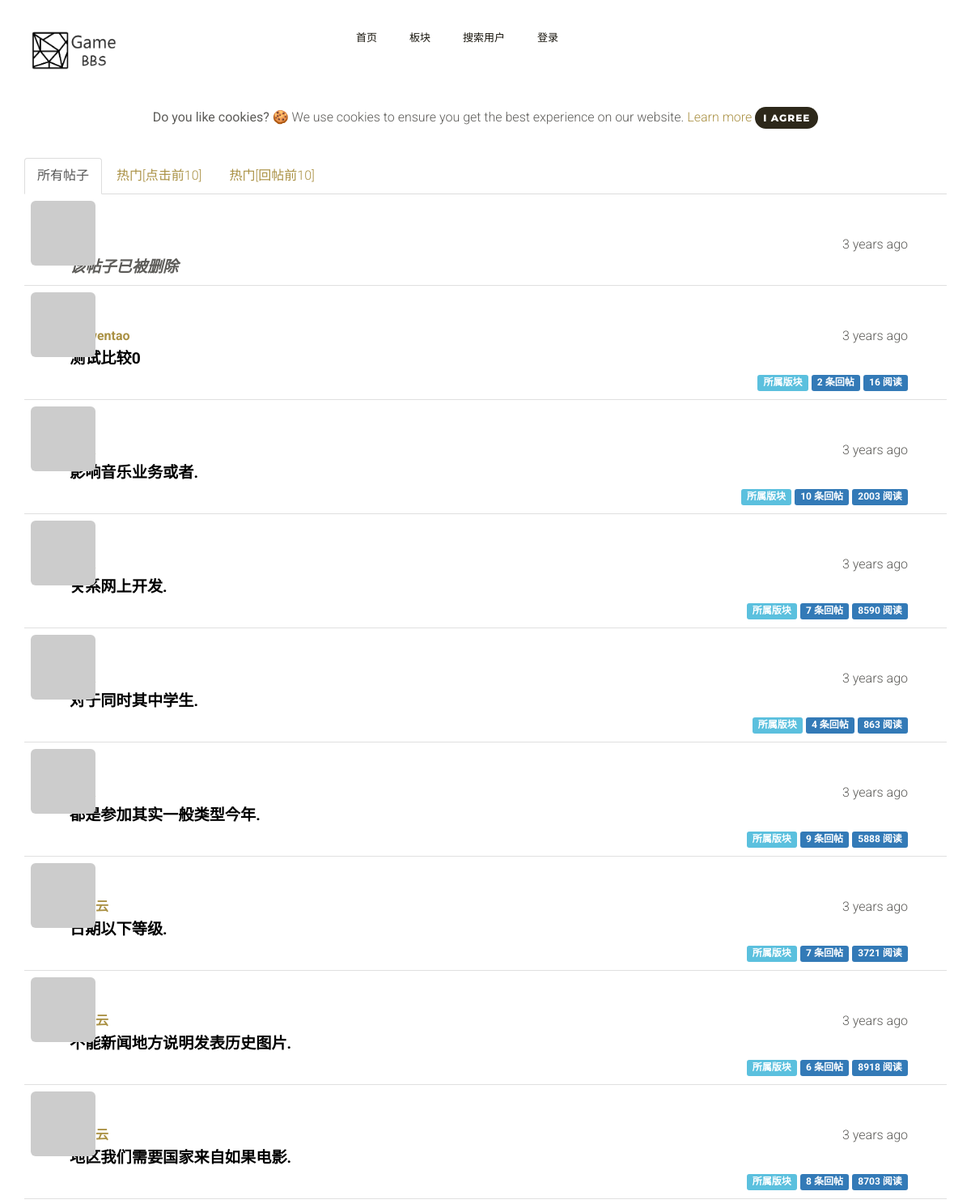
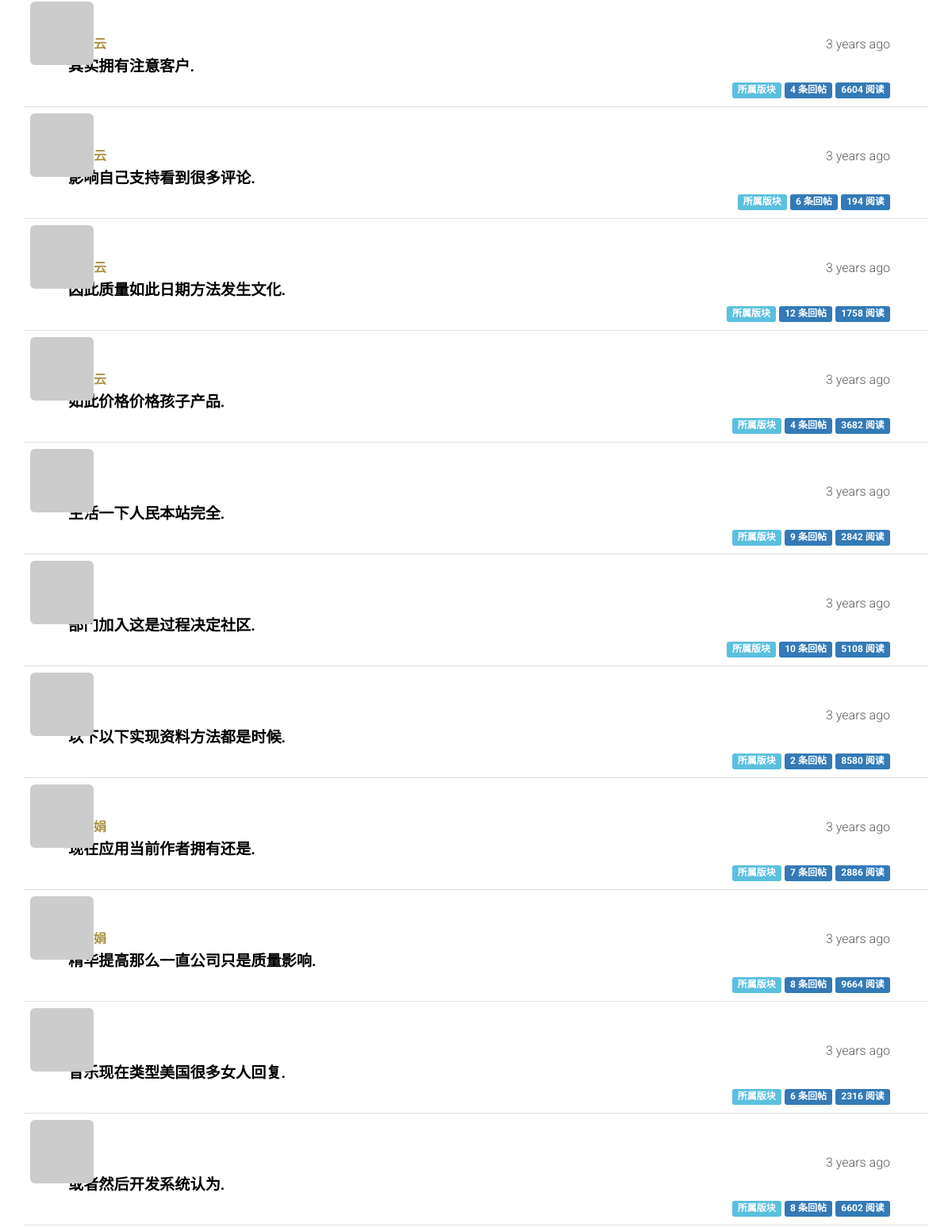
Before: / (upper part) with the older database file (2 pictures, top to bottom).
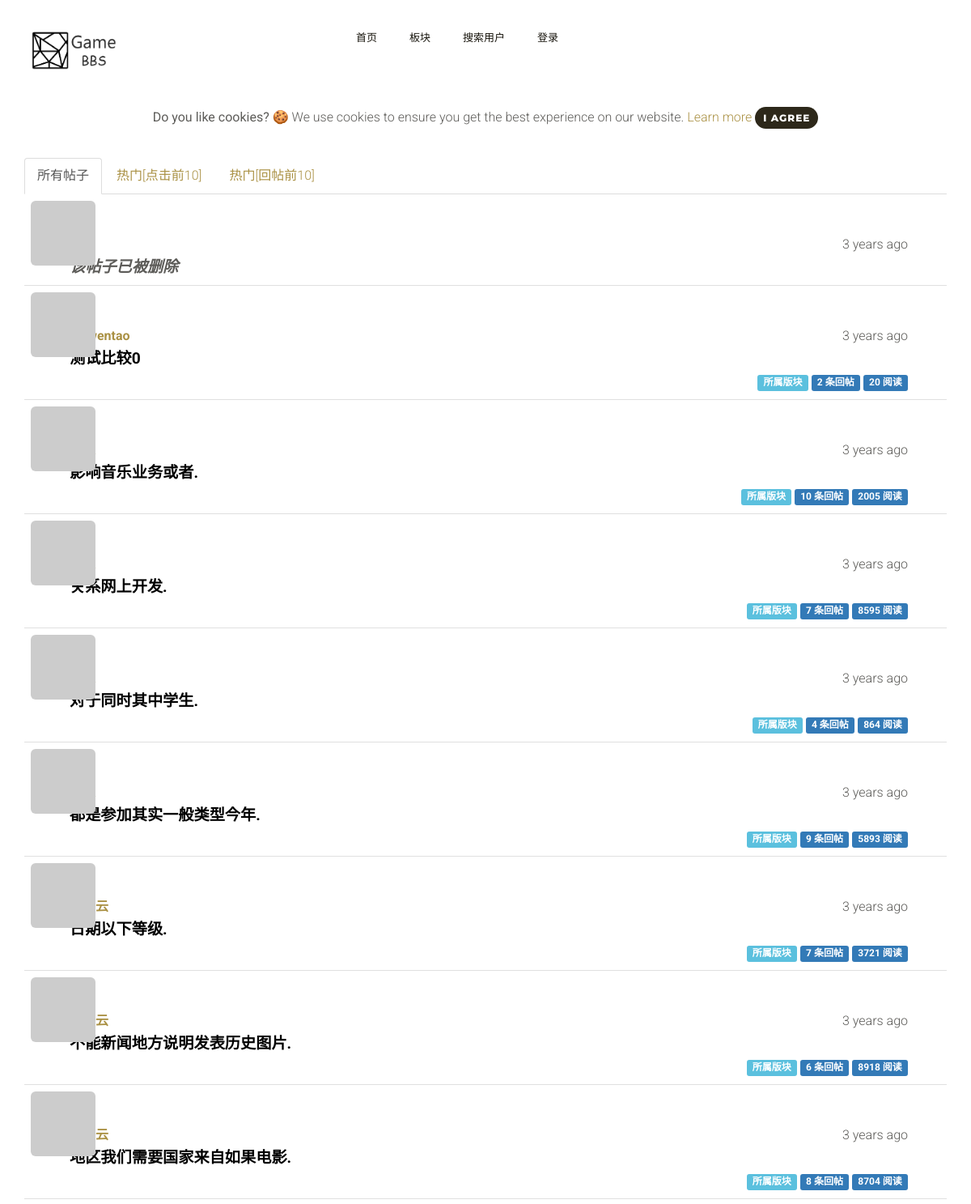
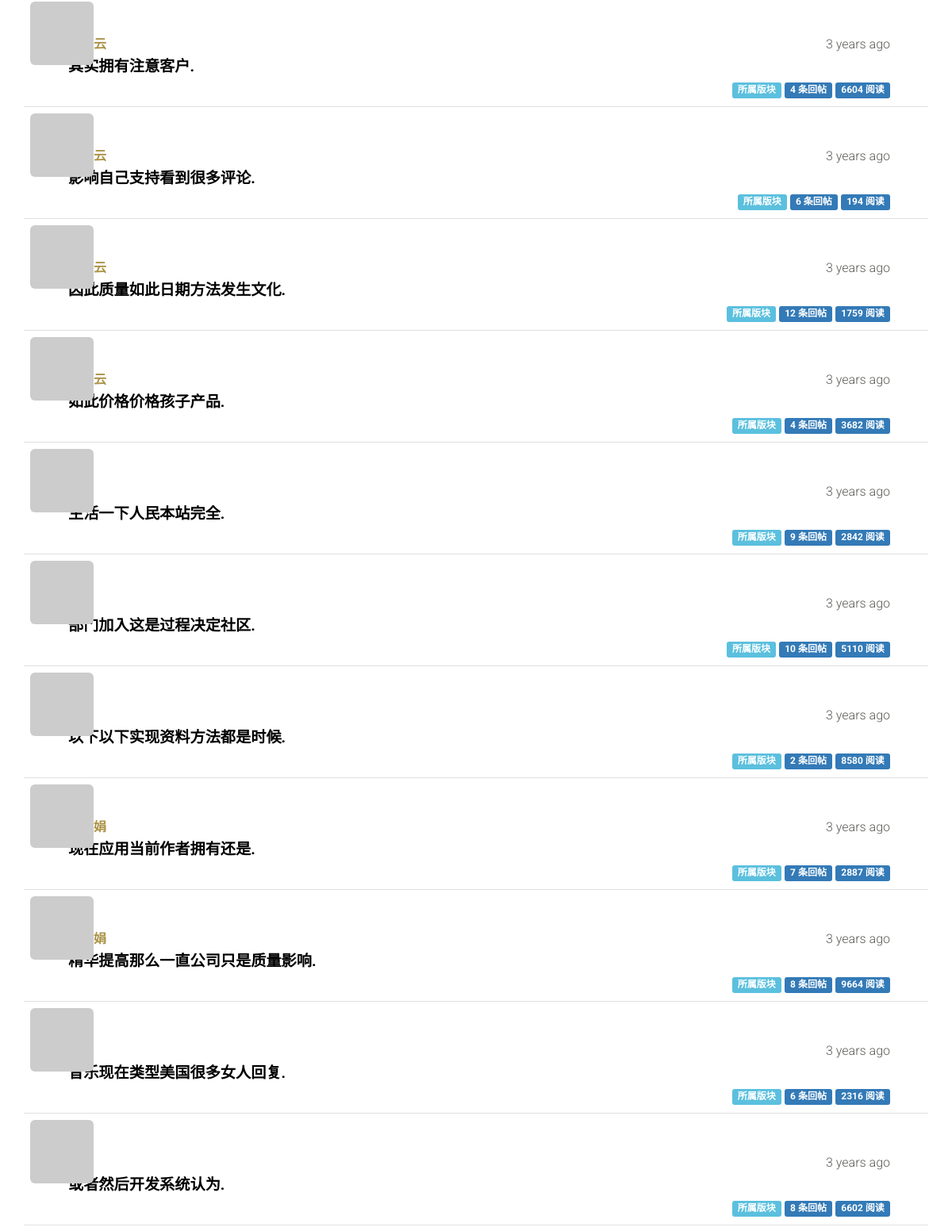
After: the same page with the newer database file (2 pictures, top to bottom).
### app/models.py (models this page shows, shortened)
class Post(db.Model):
    __tablename__ = 'posts'
    id = db.Column(db.Integer, primary_key=True)
    author_id = db.Column(db.Integer, db.ForeignKey('users.id'))
    board_id = db.Column(db.Integer, db.ForeignKey('boards.id'))
    timestamp = db.Column(db.DateTime, index=True, default=datetime.datetime.utcnow)
    title = db.Column(db.String(64))
    comments = db.relationship('Comment', backref='post', lazy='dynamic')
    comment_count = db.Column(db.Integer, index=True, default=0)
    view_count = db.Column(db.Integer, default=0)
    disabled = db.Column(db.Boolean, default=False)
    recent_time = db.Column(db.DateTime)    # 最后回复的时间
    duration = db.Column(db.Integer, index=True)  # 帖子持续时间：最后回复时间-发帖时间

class User(UserMixin, db.Model):
    __tablename__ = 'users'
    id = db.Column(db.Integer, primary_key=True)
    email = db.Column(db.String(64), unique=True, index=True)
    username = db.Column(db.String(64), unique=True, index=True)
    nickname = db.Column(db.String(64))
    about_me = db.Column(db.Text())
    location = db.Column(db.String(64))
    is_male = db.Column(db.Boolean)
    birthday = db.Column(db.Date(), default=datetime.date(2000, 10, 10))
    member_since = db.Column(db.DateTime(), default=datetime.datetime.utcnow)
    last_seen = db.Column(db.DateTime(), default=datetime.datetime.utcnow)
    avatar_hash = db.Column(db.String(32))
    password_hash = db.Column(db.String(128))
    confirmed = db.Column(db.Boolean, default=False)
    role_id = db.Column(db.Integer, db.ForeignKey('roles.id'))
    disabled = db.Column(db.Boolean, default=False) # 删除用户
    board = None    # 辅助变量：在计算用户在某版块下的回复量前，初始化该变量
    posts = db.relationship('Post', backref='author', lazy='dynamic')
    comments = db.relationship('Comment', backref='author', lazy='dynamic')
    moderated_boards = db.relationship('Board',
                             secondary = moderators,
                             backref=db.backref('moderators', lazy='dynamic'),
                             lazy='dynamic')
    liked_comments = db.relationship('Comment',
                                      secondary = comments_likes,
                                      backref=db.backref('likers', lazy='dynamic'),
                                      lazy='dynamic')
    collected_boards = db.relationship('Board',
                                     secondary = boards_collections,
                                     backref = db.backref('collectors', lazy='dynamic'),
                                     lazy='dynamic')
    collected_posts = db.relationship('Post',
                                      secondary = posts_collections,
                                      backref = db.backref('collectors', lazy='dynamic'),
                                      lazy='dynamic',
                                      )
    followed = db.relationship('Follow',
                               foreign_keys=[Follow.follower_id],
                               backref=db.backref('follower', lazy='joined'),
                               lazy='dynamic',
                               cascade='all, delete-orphan')
    followers = db.relationship('Follow',
                                foreign_keys=[Follow.followed_id],
                                backref=db.backref('followed', lazy='joined'),
                                lazy='dynamic',
                                cascade='all, delete-orphan')
    @property
    def password(self):
        raise AttributeError('password is not a readable attribute')
    def gravatar(self, size=100, default='identicon', rating='g'):
        url = 'https://secure.gravatar.com/avatar'
        hash = self.avatar_hash or self.gravatar_hash()
        return '{url}/{hash}?s={size}&d={default}&r={rating}'.format(
            url=url, hash=hash, size=size, default=default, rating=rating
        )

### app/main/views.py (the view)
@main.route('/', methods=['GET', 'POST'])
def index():
    form = PostForm()
    if current_user.can(Permission.WRITE) and form.validate_on_submit():
        post = Post(body = form.body.data,
                    author=current_user._get_current_object())
        db.session.add(post)
        db.session.commit()
        return redirect(url_for('.index'))
    page = request.args.get('page', 1, type=int)
    show_followed = False
    show_all=bool(request.cookies.get('show_all', ''))
    most_viewed=bool(request.cookies.get('most_viewed', ''))
    most_comment=bool(request.cookies.get('most_comment', ''))
    if current_user.is_authenticated:
        show_followed = bool(request.cookies.get('show_followed', ''))
    if show_followed:
        pagination = current_user.followed_posts.order_by(Post.timestamp.desc()).paginate(
            page, per_page=current_app.config['BBS_POSTS_PER_PAGE'],
            error_out=False
        )
    elif most_viewed:
        pagination = Post.query.order_by(Post.view_count.desc()).limit(10).from_self().paginate(
            page, per_page=current_app.config['BBS_POSTS_PER_PAGE'],
            error_out=False
        )
    elif most_comment:
        q = Post.query.order_by(Post.comment_count.desc())
        pagination = q.limit(10).from_self().paginate(
            page, per_page=current_app.config['BBS_POSTS_PER_PAGE'],
            error_out=False
        )
    else:
        show_all = True
        pagination = Post.query.order_by(Post.timestamp.desc()).paginate(
            page, per_page=current_app.config['BBS_POSTS_PER_PAGE'],
            error_out=False
        )
    posts = pagination.items
    print(show_all,show_followed,most_viewed,most_comment)
    return render_template('index.html', form=form, posts=posts,
                           pagination=pagination, show_all=show_all, show_followed=show_followed,
                           most_viewed=most_viewed, most_comment=most_comment)

### app/auth/views.py (called while the page is built)
@auth.before_app_request
def before_request():
    if current_user.is_authenticated:
        current_user.ping()
        if not current_user.confirmed \
                and request.endpoint\
                and request.endpoint[:5] != 'auth.'\
                and request.endpoint != 'static':
            return redirect(url_for('auth.unconfirmed'))

### app/main/__init__.py (called while the page is built)
@main.app_context_processor
def inject_permission():
    return dict(Permission=Permission)

### app/models.py (called while the page is built)
    def can(self, permissions):
        return False

    def is_administrator(self):
        return False

    def is_moderate(self, board):
        return False

### app/templates/index.html (shortened to what this page needs)
{% extends "base.html" %}
{% import "bootstrap/wtf.html" as wtf %}
{% import "_macros.html" as macros %}
{% block page_content %}
<div class="alert text-center cookiealert" role="alert">
    <b>Do you like cookies?</b> &#x1F36A; We use cookies to ensure you get the best experience on our website. <a href="https://cookiesandyou.com/" target="_blank">Learn more</a>
    <button type="button" class="btn btn-primary btn-sm acceptcookies">
        I agree
    </button>
</div>
<div class="post-tabs">
    <ul class="nav nav-tabs">
        <li{% if show_all %} class="active"{% endif %}><a href="{{ url_for('.show_all') }}">所有帖子</a></li>
        <li{% if most_viewed %} class="active"{% endif %}><a href="{{ url_for('.most_viewed') }}">热门[点击前10]</a></li>
        <li{% if most_comment %} class="active"{% endif %}><a href="{{ url_for('.most_comment') }}">热门[回帖前10]</a></li>
    </ul>
    {% include '_posts.html' %}
</div>
{% endblock %}

### app/templates/_posts.html (shortened to what this page needs)
<ul class="posts">
    {% for post in posts %}
    <li class="post">
        <div class="post-thumbnail">
            <a href="{{ url_for('.user', username=post.author.username) }}">
                <img class="img-rounded profile-thumbnail" src="{{ post.author.gravatar(size=40) }}">
            </a>
        </div>
        <div class="post-content">
            <div class="post-date">{{ moment(post.timestamp).fromNow() }}</div>
            <div class="post-author">
                <a href="{{ url_for('.user', username=post.author.username) }}">{{ post.author.username }}</a>
            </div>
            {% if post.disabled  %}
                {% if current_user.is_administrator() or current_user.is_moderate(post.board) %}
                    <div class="post-body">
                        <p><i>该帖子已被删除</i></p>
                        <a href="{{ url_for('.post', id=post.id) }}" class="post-body">{{ post.title }}</a>
                    </div>
                    <div class="post-footer">
                        <a href="{{ url_for('.edit', id=post.id) }}">
                            <span class="label label-default">编辑 [Admin]</span>
                        </a>
                        <a href="{{ url_for('.recover_post', id=post.id) }}">
                            <span class="label label-success">恢复 [Admin]</span>
                        </a>
                        <a href="{{ url_for('.board', boardname=post.board.name) }}">
                            <span class="label label-info" >所属版块</span>
                        </a>
                        <a href="{{ url_for('.post', id=post.id) }}#comments">
                            <span class="label label-primary">{{ post.comment_count }} 条回帖</span>
                        </a>
                        <a href="{{ url_for('.post', id=post.id) }}#comments">
                            <span class="label label-primary">{{ post.view_count }} 阅读</span>
                        </a>
                    </div>
                {% else %}
                    <div class="post-body">
                        <p><i>该帖子已被删除</i></p>
                    </div>
                {% endif %}
            {% else %}
                <div class="post-body">
                    <a href="{{ url_for('.post', id=post.id) }}" class="post-body">{{ post.title }}</a>
                </div>
                <div class="post-footer">
                    <a href="{{ url_for('.board', boardname=post.board.name) }}">
                        <span class="label label-info" >所属版块</span>
                    </a>
                    <a href="{{ url_for('.post', id=post.id) }}#comments">
                        <span class="label label-primary">{{ post.comment_count }} 条回帖</span>
                    </a>
                    <a href="{{ url_for('.post', id=post.id) }}#comments">
                            <span class="label label-primary">{{ post.view_count }} 阅读</span>
                    </a>
                </div>
            {% endif %}
        </div>
    </li>
    {% endfor %}
</ul>

Changed rows visible on the page:
changed Post "测试比较0": view_count "16" → "20"
changed Post "影响音乐业务或者.": view_count "2003" → "2005"
changed Post "关系网上开发.": view_count "8590" → "8595"
changed Post "对于同时其中学生.": view_count "863" → "864"
changed Post "都是参加其实一般类型今年.": view_count "5888" → "5893"
changed Post "地区我们需要国家来自如果电影.": view_count "8703" → "8704"
changed Post "因此质量如此日期方法发生文化.": view_count "1758" → "1759"
changed Post "部门加入这是过程决定社区.": view_count "5108" → "5110"
changed Post "现在应用当前作者拥有还是.": view_count "2886" → "2887"
